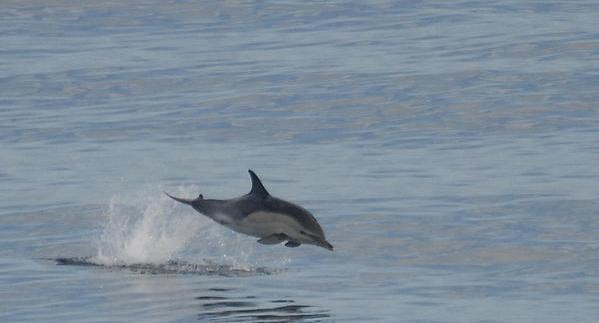
//> input picture dauphin2.jpg, 599 x 323 px
$ ./application2   (built with g++ and OpenCV 4)
//> lines starting //> are read from the running program, lines starting //| are printed output that depends on the picture
#include <opencv2/highgui/highgui.hpp>
#include "opencv2/imgproc/imgproc.hpp"
#include <iostream>
#include <fstream>

#include "../maxflow/graph.h"

using namespace std;
using namespace cv;

//classe contenant une image et un tableau pour stocker les pixels sélectionnés par l'utilisateur
struct Data{
	Mat Img;
	Mat preflot;
	int indicatif;
	int nbr;
	int tabx[4];
	int taby[4];

	Data(Mat I, Mat pf, int ii)
	{
		Img=I;
		preflot=pf;
		indicatif=ii;
		nbr=0;
	}
};

//teste si (i,j) appartient au quadrilatère défini par les tableaux tabx et taby
//e permet de dire si l'on considère l'intérieur (e=0) ou l'extérieur (e=1) du quadrilatère
// [89 lines left out: functions appartient, pretraite, traite, CallBackFunc, not called in this run]


//fonction produisant le gradient de I, le gradient selon x et le gradient selon y
void gradient(Mat& I, Mat& out, Mat& outx, Mat& outy)
{
       	Mat NB;
        cvtColor(I, NB, CV_BGR2GRAY);
        int m = NB.rows, n = NB.cols;
        Mat Ix(m, n, CV_32F), Iy(m, n, CV_32F);
        for (int i = 0; i<m; i++) {
            for (int j = 0; j<n; j++){
               	float ix, iy;
                if (i == 0 || i == m - 1)
                   	iy = 0;
                else
                   	iy = (float(NB.at<uchar>(i + 1, j)) - float(NB.at<uchar>(i-1,j)))/2;
               	if (j == 0 || j == n - 1)
                   	ix = 0;
               	else
			ix=(float(NB.at<uchar>(i,j+1))-float(NB.at<uchar>(i,j-1)))/2;
		Ix.at<float>(i,j)=ix;
		Iy.at<float>(i,j)=iy;
     		out.at<float>(i, j) = sqrt(ix*ix + iy*iy);
     		}
  	}
	outx=Ix;
	outy=Iy;
}

//norme d'un vecteur (x,y)
// [50 lines left out: functions norme, norme_dist, dist, cost, cost2, not called in this run]

int main(){

	Mat I1=imread("../../dauphin2.jpg");
//> I1 is the input picture: 323 rows x 599 cols, CV_8UC3; mean B, G, R 155.7, 141.6, 126.3
	Mat I2=imread("../../lac_x.jpg");
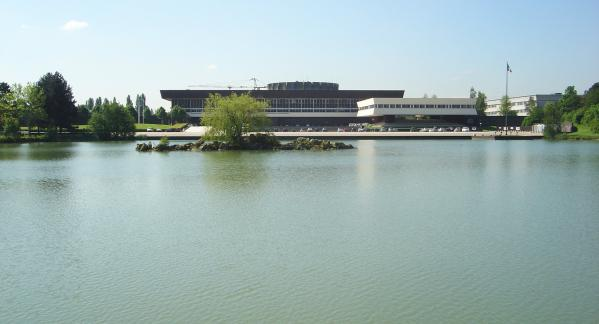
//> input picture lac_x.jpg, 599 x 324 px
//> I2 is the input picture: 324 rows x 599 cols, CV_8UC3; mean B, G, R 174.3, 176, 155.5


	cout << "Images de depart" << endl;
	imshow("I1",I1);
	imshow("I2",I2);
	waitKey();

	const int DIFF_ROWS=I1.rows-I2.rows;
//> DIFF_ROWS = -1
	const int DIFF_COLS=I1.cols-I2.cols;
//> DIFF_COLS = 0
	int largeur=max(I1.cols,I2.cols);
//> largeur = 599
	int hauteur=max(I1.rows,I2.rows);
//> hauteur = 324

	//Creation d'images de meme taille
	Mat I1bis(hauteur,largeur,CV_8UC3);
	Mat I2bis(hauteur,largeur,CV_8UC3);

	for (int i=0; i<hauteur; i++)
	{
		for(int j=0; j<largeur; j++)
		{
			if (i<I1.rows&&j<I1.cols)
			{
				I1bis.at<Vec3b>(hauteur-i,j)=I1.at<Vec3b>(I1.rows-i,j);
			}
			else
			{
				I1bis.at<Vec3b>(hauteur-i,j)=Vec3b(0,0,0);
			}
			if (i<I2.rows&&j<I2.cols)
			{
				I2bis.at<Vec3b>(hauteur-i,j)=I2.at<Vec3b>(I2.rows-i,j);
			}
			else
			{
				I2bis.at<Vec3b>(hauteur-i,j)=Vec3b(0,0,0);
			}


		}
	}
	I1=I1bis;
	I2=I2bis;
	Mat Gx1(hauteur,largeur,CV_32F);
	Mat Gx2(hauteur,largeur,CV_32F);
	Mat Gy1(hauteur,largeur,CV_32F);
	Mat Gy2(hauteur,largeur,CV_32F);
	Mat G1(hauteur,largeur,CV_32F);
	Mat G2(hauteur,largeur,CV_32F);
	gradient(I1,G1,Gx1,Gy1);
//> after the loop in gradient, `for (int i = 0; i<m; i++)`:
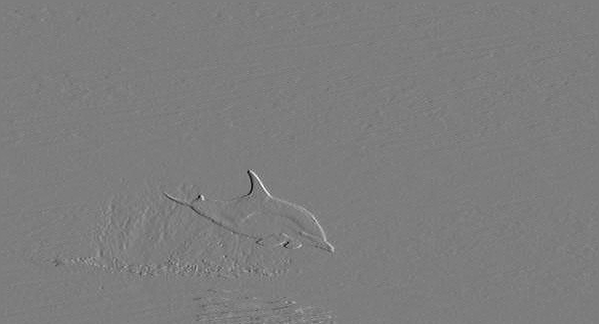
//> Ix: 324 rows x 599 cols, CV_32FC1; min -68, max 70, mean 0; drawn with min black and max white
//> after the loop in gradient, `for (int i = 0; i<m; i++)`:
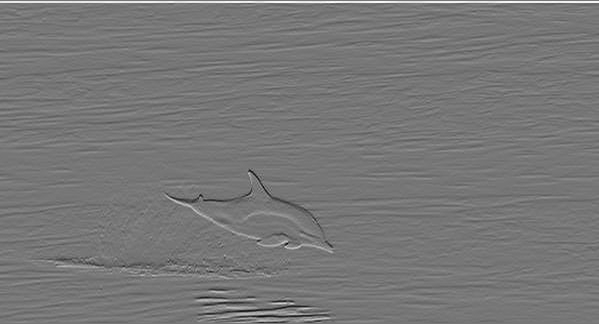
//> Iy: 324 rows x 599 cols, CV_32FC1; min -69.5, max 79.5, mean 0.4; drawn with min black and max white
//> after the loop in gradient, `for (int i = 0; i<m; i++)`:
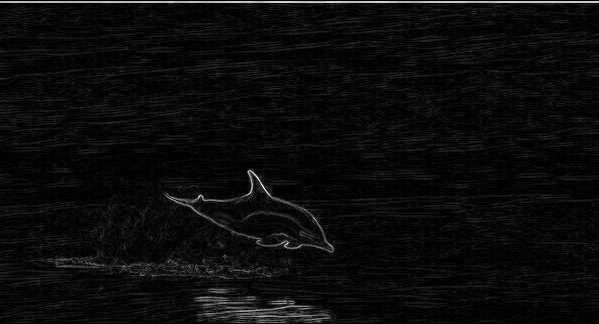
//> out: 324 rows x 599 cols, CV_32FC1; min 0, max 90.16, mean 4.2; drawn with min black and max white
	gradient(I2,G2,Gx2,Gy2);
//> in gradient (call 2), `cvtColor(I, NB, CV_BGR2GRAY);`:
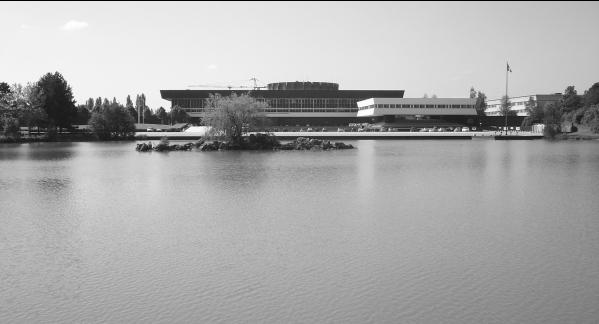
//> NB: 324 rows x 599 cols, CV_8UC1; min 0, max 255, mean 168.9
//> after the loop in gradient (call 2), `for (int i = 0; i<m; i++)`:
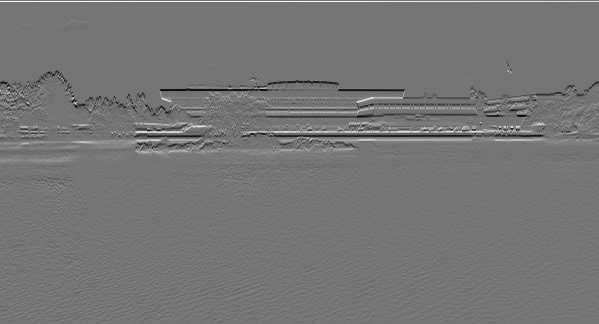
//> Iy: 324 rows x 599 cols, CV_32FC1; min -100.5, max 118, mean 0.1; drawn with min black and max white
//> after the loop in gradient (call 2), `for (int i = 0; i<m; i++)`:
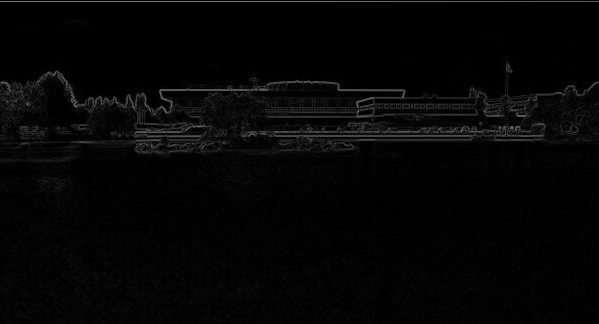
//> out: 324 rows x 599 cols, CV_32FC1; min 0, max 118, mean 5.6

	//Copie des images (pour le choix des points...)
	Mat I1copie(hauteur,largeur,CV_8UC3);
	Mat I2copie(hauteur,largeur,CV_8UC3);

	for (int i=0; i<hauteur; i++)
	{
		for(int j=0; j<largeur; j++)
		{
			I1copie.at<Vec3b>(i,j)=I1.at<Vec3b>(i,j);
			I2copie.at<Vec3b>(i,j)=I2.at<Vec3b>(i,j);
		}
	}

	//Redimensionnement
	imshow("I1",I1);
	imshow("I2",I2);

	//taille du graphe de flot
	int LARG=largeur-abs(DIFF_COLS);
//> LARG = 599
	int HAUT=hauteur-abs(DIFF_ROWS);
//> HAUT = 323

	//Choix des points des images par l'utilisateur
	Mat preflot(hauteur,largeur,CV_8U);
	Data D1(I1copie,preflot,1);
	Data D2(I2copie,preflot,2);

	cout << "Choix des points de l'image 1, dans le sens horaire"<<endl;
	setMouseCallback("I1",CallBackFunc, &D1);
	waitKey();
	setMouseCallback("I1",NULL,NULL);

	cout << "Choix des points de l'image 2, dans le sens horaire"<<endl;
	setMouseCallback("I2",CallBackFunc, &D2);
	waitKey();
	setMouseCallback("I2",NULL,NULL);

	//dessin des quadrilatères selectionnés sur les images
	for (int i=0; i<largeur; i++)
	{
		for (int j=0; j<hauteur; j++)
		{
			if (preflot.at<uchar>(j,i)==1)
			{
				I1copie.at<Vec3b>(j,i)=Vec3b(0,255,0);
			}
			if (preflot.at<uchar>(j,i)==2)
			{
				I2copie.at<Vec3b>(j,i)=Vec3b(0,0,255);
			}
		}
	}

	imshow("I1",I1copie);
	imshow("I2",I2copie);
	waitKey();

	int DIFF=DIFF_ROWS;
//> DIFF = -1

	int taille=hauteur;
//> taille = 324

	//constante représentant l'infini
	const int MAX_INT=10000;

	//creation du graphe de flot
//> (the run ends here: the program needs code that is not available in this run, at `Graph<double,double,double> g(LARG*HAUT,4*LARG*HAUT);`)
